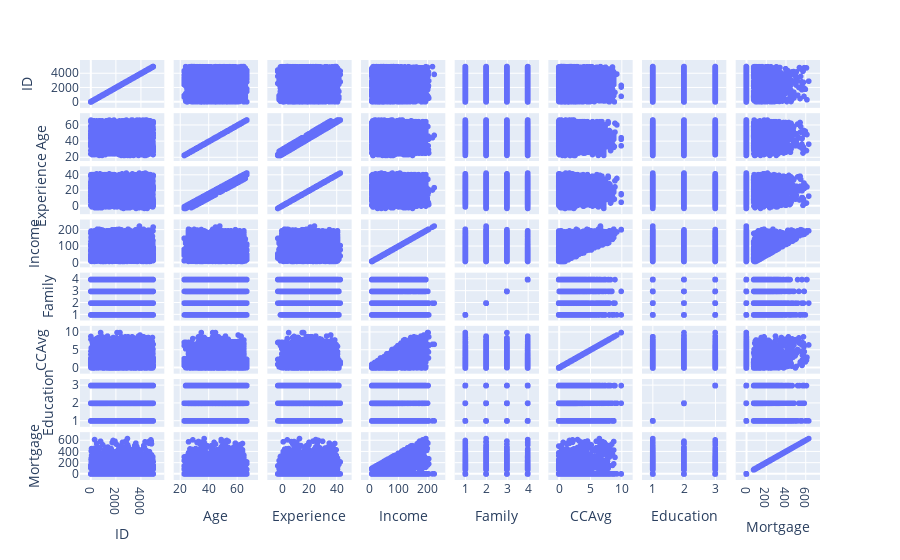

The code cell stored with this chart in its notebook:
### Code cell
fig = px.scatter_matrix(data, data.select_dtypes(include=['number']))
fig.show()

### Figure 1 — Plotly figure (JSON) as saved in the notebook; plotly's stock layout.template omitted (floating-point values rounded to 4 significant figures; data arrays with more than 128 entries replaced by an {"elided": "..."} marker saying what was removed)
{"data": [{"dimensions": [{"axis": {"matches": true}, "label": "ID", "values": {"elided": "5000 int values"}}, {"axis": {"matches": true}, "label": "Age", "values": {"elided": "5000 int values"}}, {"axis": {"matches": true}, "label": "Experience", "values": {"elided": "5000 int values"}}, {"axis": {"matches": true}, "label": "Income", "values": {"elided": "5000 int values"}}, {"axis": {"matches": true}, "label": "Family", "values": {"elided": "5000 int values"}}, {"axis": {"matches": true}, "label": "CCAvg", "values": {"elided": "5000 float values"}}, {"axis": {"matches": true}, "label": "Education", "values": {"elided": "5000 int values"}}, {"axis": {"matches": true}, "label": "Mortgage", "values": {"elided": "5000 int values"}}], "hovertemplate": "%{xaxis.title.text}=%{x}<br>%{yaxis.title.text}=%{y}<extra></extra>", "legendgroup": "", "marker": {"color": "#636efa", "symbol": "circle"}, "name": "", "showlegend": false, "type": "splom"}], "layout": {"dragmode": "select", "legend": {"tracegroupgap": 0}, "margin": {"t": 60}}}
